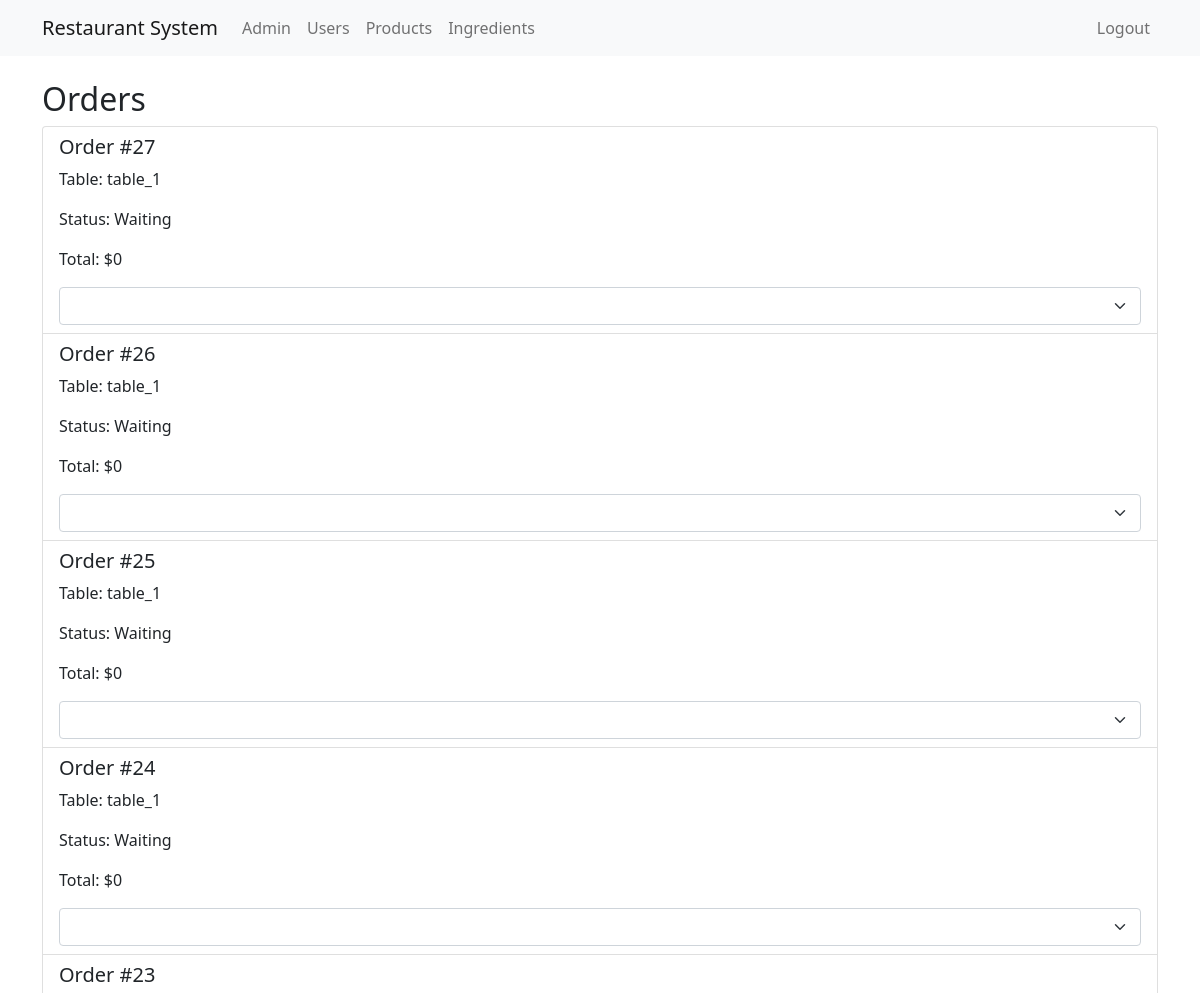
Page /orders/ (signed in, upper part) on the earlier database version.
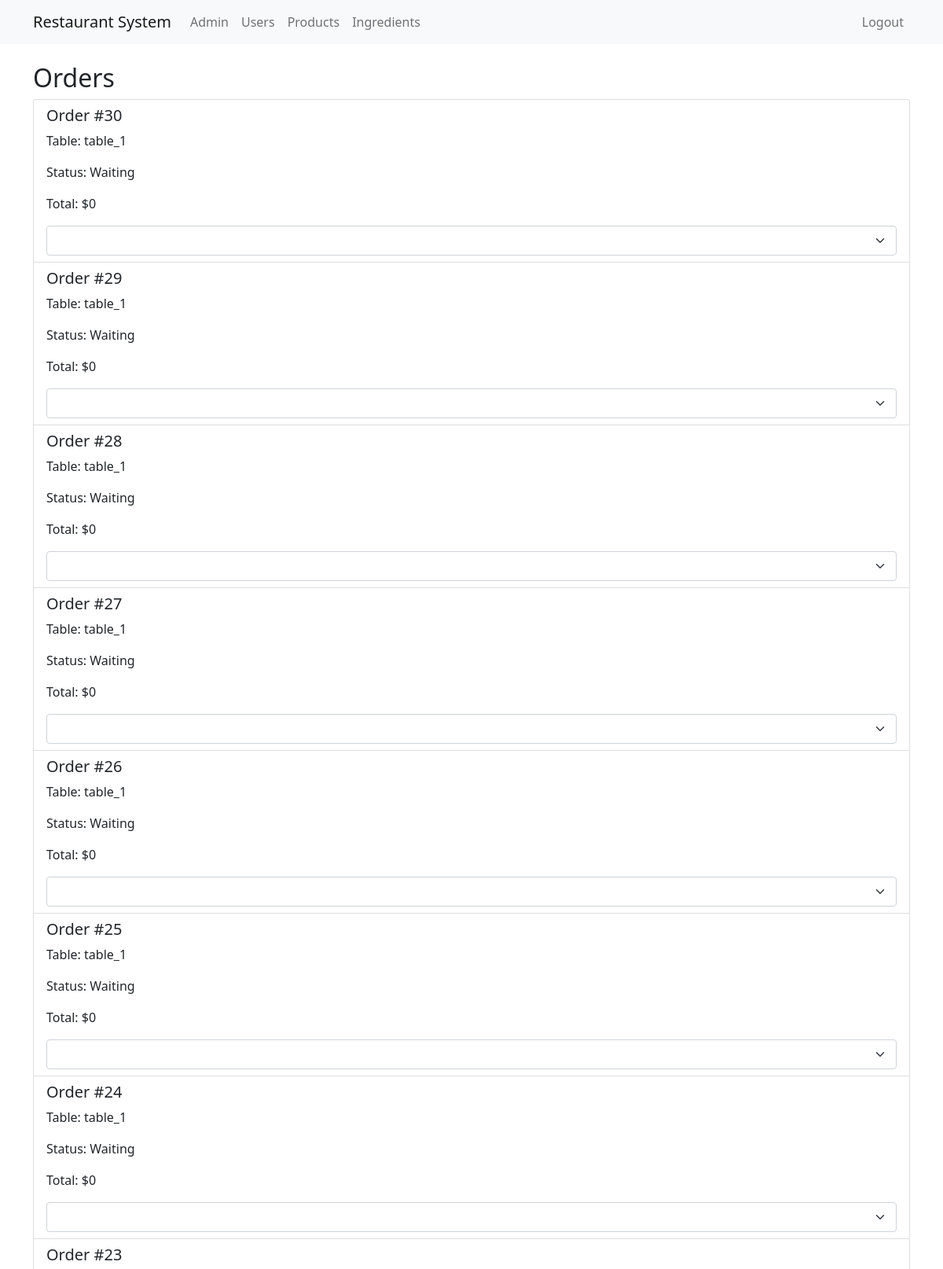
Same page on the later database version.
### core/models.py (models this page shows)
class Order(models.Model):
    STATUS_CHOICES = (
        ('waiting', 'Waiting'),
        ('pending', 'Pending'),
        ('processing', 'Processing'),
        ('ready', 'Ready'),
        ('cancelled', 'Cancelled'),
    )
    ORDER_TYPES = (
        ('offline', 'Offline'),
        ('online', "Online"),
    )
    PAYMENT_TYPES = (
        ('cash', 'Cash'),
        ('card', 'Card'),
        ('qr', 'QR'),
    )
    order_status = models.CharField(max_length=20, choices=STATUS_CHOICES, default='waiting')
    order_type = models.CharField(max_length=20, choices=ORDER_TYPES, default='offline')
    payment_type = models.CharField(max_length=20, choices=ORDER_TYPES, default='card')
    table = models.ForeignKey(User, on_delete=models.CASCADE, limit_choices_to={'role': 'table'})
    price = models.IntegerField(default=0)
    total_price = models.IntegerField(default=0)
    payment_id = models.CharField(max_length=100, blank=True)
    created_at = models.DateTimeField(auto_now_add=True)

class User(AbstractUser):
    ROLES = (
        ('admin', 'Administrator'),
        ('manager', 'Manager'),
        ('table', 'Table'),
        ('other', 'Other'),
    )
    nickname = models.CharField(max_length=50, blank=True, default="")
    role = models.CharField(max_length=10, choices=ROLES, default='other')

### core/views.py (the view)
# urls.py: path('orders/', orders, name='orders'),
@login_required
def orders(request):
    if request.user.role not in ['admin', 'manager']:
        return redirect('home')
    orders = Order.objects.all().order_by('-created_at')
    return render(request, 'orders.html', {'orders': orders})

### core/templates/orders.html (shortened to what this page needs)
{% extends 'base.html' %}
{% block content %}
    <h2>Orders</h2>
    {% if orders %}
        <ul class="list-group">
            {% for order in orders %}
                <li class="list-group-item">
                    <h5>Order #{{ order.id }}</h5>
                    <p>Table: {{ order.table.username }}</p>
                    <p>Status: {{ order.get_order_status_display }}</p>
                    <p>Total: ${{ order.total_price }}</p>
                    <select class="form-select status-select" data-order-id="{{ order.id }}">
                    </select>
                </li>
            {% endfor %}
        </ul>
    {% else %}
        <p>No orders found.</p>
    {% endif %}
{% endblock %}

Differences in the rows shown:
added Order: id "30", table.username "table_1", order_status "Waiting", total_price "0"
added Order: id "29", table.username "table_1", order_status "Waiting", total_price "0"
added Order: id "28", table.username "table_1", order_status "Waiting", total_price "0"
